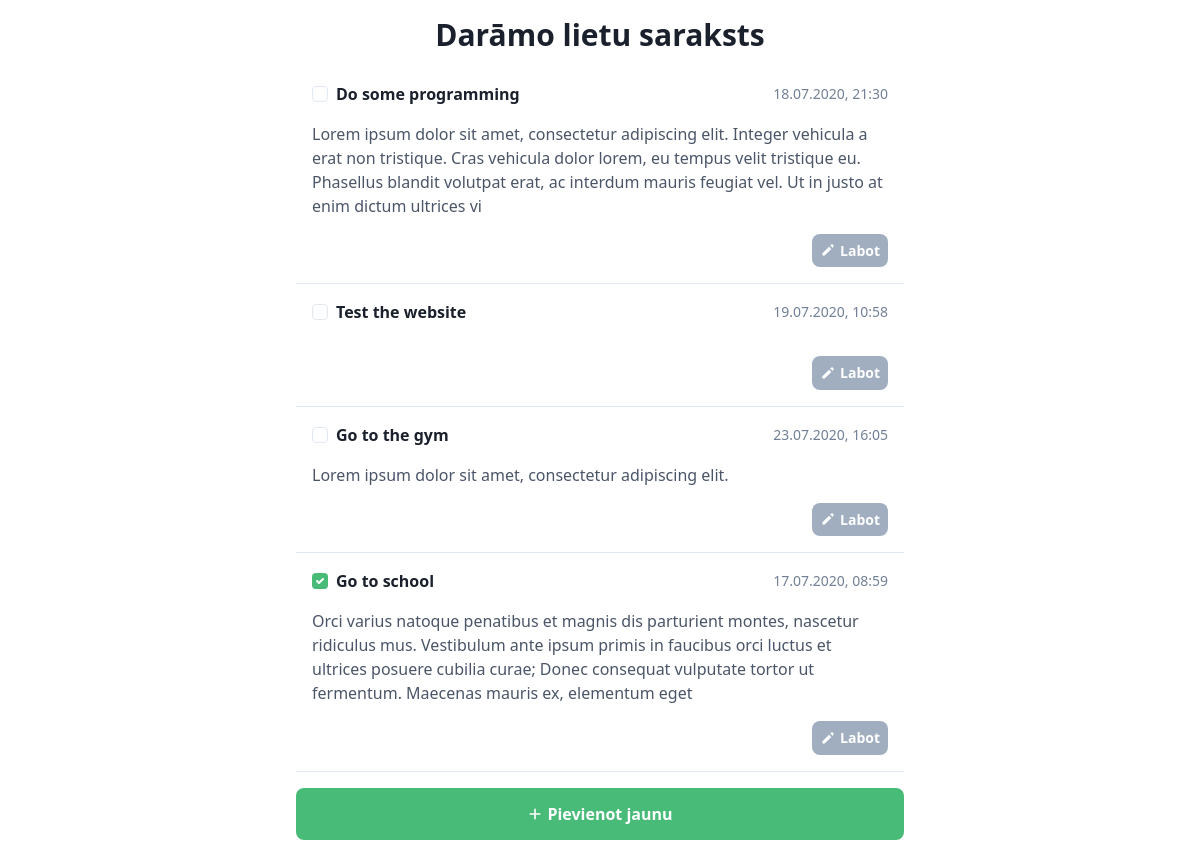
The page / on the database its author committed.
### tables this page shows
CREATE TABLE `tasks` (
  `id` bigint(20) NOT NULL,
  `title` text NOT NULL,
  `description` text NOT NULL,
  `completed` tinyint(1) DEFAULT 0,
  `date` datetime NOT NULL DEFAULT current_timestamp()
);

### app/Models/DatabaseConfig.php (called while the page is built, shortened)
<?php
class DatabaseConfig
{
    private $host = "127.0.0.1";
    private $dbName = "printful-todo-app";
    private $username = "root";
    private $password = "";
    public function __construct()
    {
        try {
            $this->connect = new PDO("mysql:host=$this->host;dbname=$this->dbName;charset=utf8", $this->username, $this->password);
        } catch (PDOException $e) {
            echo $e->getMessage();
        }
    }
}

### app/Models/DatabaseConnection.php (called while the page is built, shortened)
<?php
require_once 'DatabaseConfig.php';
class DatabaseConnection extends DatabaseConfig
{
    public function getData($sql){
        $stmt = $this->connect->prepare($sql);
        $stmt->execute();
        return $stmt->fetchAll();
    }
}

### resources/views/index.php (the view, shortened to what this page needs)
<!doctype html>
<html lang="en">
<head>
    <link rel="stylesheet" href="/resources/css/style.css">
</head>
<body class="font-sans antialiased">
<div class="max-w-screen-sm mx-auto p-4">
    <h1 class="mb-3 text-3xl font-semibold text-gray-900 leading-tight text-center">Darāmo lietu saraksts</h1>
    <div>
        <ul class="mb-4 flex flex-col justify-start items-start w-full">
        <?php foreach ($data as $task) { ?>
            <li class="p-4 flex flex-col w-full border-b hover:bg-gray-100 transition-colors duration-200">
                <div class="flex justify-between items-center">
                    <form method="POST" class="flex justify-start items-center" action="index.php?controller=tasks&action=complete&id=<?= $task['id'] ?>">
                        <input type="checkbox"
                           class="mr-2 form-checkbox text-green-500 hover:text-green-600 focus:shadow-none border-gray-300 focus:border-green-600 transition-all duration-200"
                           name="completed"
                           id="completed_<?= $task['id'] ?>"
                           <?=
                            $task['completed'] == 1 ? 'checked' : ''
                           ?>
                           value="<?= $task['completed'] ?>"
                           onChange="this.form.submit()"
                        >
                        <label
                            for="completed_<?= $task['id'] ?>"
                            class="block text-base font-semibold text-gray-900 leading-tighter text-left"
                        >
                            <?= $task['title'] ?>
                        </label>
                    </form>
                    <span class="text-sm font-normal text-gray-600 leading-tight"><?= date("d.m.Y, H:i", strtotime($task['date'])) ?></span>
                </div>
                <p class="my-4 text-base font-normal text-gray-700 leading-tighter"><?= $task['description'] ?></p>
                <a
                    href="index.php?controller=tasks&action=edit&id=<?= $task['id'] ?>"
                    class="ml-auto p-2 inline-flex items-center text-sm font-semibold text-white leading-tight bg-gray-500 hover:bg-gray-600 rounded-lg transition-all duration-200 transform hover:-translate-y-px hover:shadow-lg focus:outline-none focus:shadow-outline"
                >
                    <svg class="mr-1 w-4 h-4" fill="currentColor" viewBox="0 0 20 20"><path d="M13.586 3.586a2 2 0 112.828 2.828l-.793.793-2.828-2.828.793-.793zM11.379 5.793L3 14.172V17h2.828l8.38-8.379-2.83-2.828z"></path></svg>
                    <span>Labot</span>
                </a>
            </li>
        <?php } ?>
        </ul>
    </div>
    <a
        href="index.php?controller=tasks&action=add"
        class="ml-auto p-4 inline-flex justify-center items-center text-base font-semibold text-white leading-tight text-center w-full bg-green-500 hover:bg-green-600 rounded-lg transition-all duration-200 transform hover:-translate-y-px hover:shadow-lg focus:outline-none focus:shadow-outline"
    >
        <svg class="mr-1 w-4 h-4" fill="currentColor" viewBox="0 0 20 20"><path fill-rule="evenodd" d="M10 3a1 1 0 011 1v5h5a1 1 0 110 2h-5v5a1 1 0 11-2 0v-5H4a1 1 0 110-2h5V4a1 1 0 011-1z" clip-rule="evenodd"></path></svg>
        <span>Pievienot jaunu</span>
    </a>
</div>
</body>
</html>

### index.php
<?php
include './app/Models/DatabaseConnection.php';
$db = new DatabaseConnection();
if(isset($_GET['controller'])){
    $controller = $_GET['controller'];
} else {
    $controller = '';
}
switch ($controller){
    default:
        require_once './App/Controllers/TasksController.php';
        break;
}

### app/Controllers/TasksController.php (shortened to what this page needs)
<?php
if (isset($_GET['action'])) {
    $action = $_GET['action'];
} else {
    $action = '';
}
switch ($action) {
    default:
        $data = $db->getData("SELECT * FROM tasks ORDER BY completed ASC, date ASC");
        require_once 'resources/views/index.php';
        break;
}

### rows shown on the page
tasks: title "Do some programming", date "18.07.2020, 21:30", description "Lorem ipsum dolor sit amet, consectetur adipiscing elit. Integer vehicula a erat non tristique. Cras vehicula dolor lorem, eu tempus velit tristique eu. Phasellus blandit volutpat erat, ac interdum mauris feugiat vel. Ut in justo at enim dictum ultrices vi"
tasks: title "Test the website", date "19.07.2020, 10:58"
tasks: title "Go to the gym", date "23.07.2020, 16:05", description "Lorem ipsum dolor sit amet, consectetur adipiscing elit."
tasks: completed "☑", title "Go to school", date "17.07.2020, 08:59", description "Orci varius natoque penatibus et magnis dis parturient montes, nascetur ridiculus mus. Vestibulum ante ipsum primis in faucibus orci luctus et ultrices posuere cubilia curae; Donec consequat vulputate tortor ut fermentum. Maecenas mauris ex, elementum eget"
